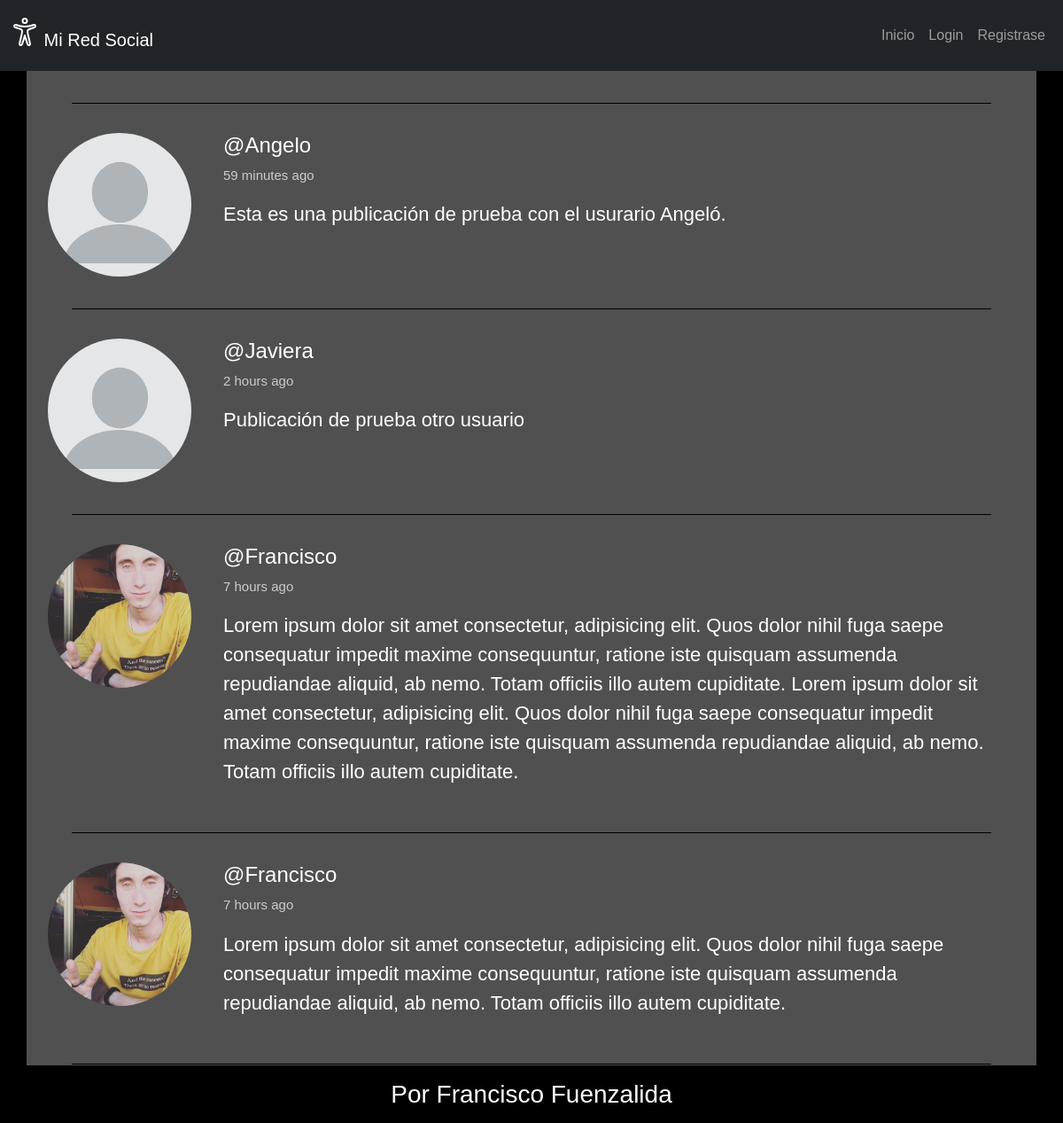
The page / on the database its author committed.
### appSocial/models.py (models this page shows, shortened)
class Post(models.Model):
    user = models.ForeignKey(User, on_delete=models.CASCADE, related_name='posts')
    timestamp = models.DateTimeField(default=timezone.now)
    content = models.TextField()
    class Meta:
        ordering = ['-timestamp']

class Profile(models.Model):
    user = models.OneToOneField(User, on_delete=models.CASCADE)
    image = models.ImageField(default='perfil_vacio.png')

### appSocial/views.py (the view)
# urls.py: path('', views.inicio, name='inicio'),
def inicio(request):
    posts = Post.objects.all()
    data = {
        'posts': posts
    }
    return render(request, 'inicio.html', data)

### appSocial/templates/inicio.html (shortened to what this page needs)
{% extends 'base.html' %}
{% load static %}
{% load humanize %}
{% block css %}
<link rel="stylesheet" href="{% static 'inicio.css' %}">
{% endblock css %}
{% block content %}
<div class="container pt-3 px-4">
    <div class="linea mb-3"></div>
    {% for p in posts %}
    <div class="row py-3">
        <div class="col-2">
            <img src="{{ p.user.profile.image.url }}" alt="foto-perfil">
        </div>
        <div class="col-10 px-4">
            <div class="row">
                <h4><a href="{% url 'perfil' p.user.username %}">@{{p.user.username}}</a></h4>
            </div>
            <div class="row">
                <p class="time">{{p.timestamp|naturaltime}}</p>
            </div>
            <div class="row">
                <p class="publicacion">{{p.content}}</p>
            </div>
        </div>
    </div>
    <div class="linea mb-3"></div>
    {% endfor %}
</div>
{% endblock content %}

### appSocial/templates/base.html (shortened to what this page needs)
<!DOCTYPE html>
<html lang="en">
{% load static %}
<head>
    <link href="https://cdn.jsdelivr.net/npm/bootstrap@5.1.3/dist/css/bootstrap.min.css" rel="stylesheet"
>
    <link rel="stylesheet" href="{% static 'base.css' %}">
    {% block css %}
    {% endblock css %}
</head>
<body>
    <nav class="navbar navbar-expand-lg navbar-dark bg-dark">
        <div class="container-fluid">
            <a class="navbar-brand" href="{% url 'inicio' %}"><ion-icon size="large" name="accessibility-outline"></ion-icon> Mi Red Social</a>
            <div class="collapse navbar-collapse" id="navbarSupportedContent">
                <ul class="navbar-nav ms-auto mb-2 mb-lg-0">
                    <li class="nav-item">
                        <a class="nav-link" aria-current="page" href="{% url 'inicio' %}">Inicio</a>
                    </li>
                    {% if request.user.is_authenticated %}
                    <li class="nav-item">
                        <a class="nav-link" href="{% url 'perfil' %}">Mi perfil</a>
                    </li>
                    <li class="nav-item">
                        <a class="nav-link" href="{% url 'logout' %}">Logout</a>
                    </li>
                    <li class="nav-item">
                        <a class="nav-link disabled">@{{request.user.username}}</a>
                    </li>
                    {% else %}
                    <li class="nav-item">
                        <a class="nav-link" href="{% url 'login' %}">Login</a>
                    </li>
                    <li class="nav-item">
                        <a class="nav-link" href="{% url 'registro' %}">Registrase</a>
                    </li>
                    {% endif %}
                </ul>
            </div>
        </div>
    </nav>
    {% block content %}
    {% endblock content %}
    <footer class="my-3">
        <h3>Por Francisco Fuenzalida</h3>
    </footer>
</body>
</html>

### appSocial/static/base.css (style rules this page uses)
body { color: white; background-color: black; font-family: 'Varela Round', Helvetica, Arial, serif; }
.navbar { height: 80px; }
footer { text-align: center; }

### appSocial/static/inicio.css (style rules this page uses)
.container { background-color: #505050; min-height: 900px; }
img { width: 100%; border-radius: 50%; }
.linea { border-top: 1px solid black; height: 2px; width: 95%; padding: 0; margin: 20px auto 0 auto; }
a { text-decoration: none; color: white; }
.time { font-size: 15px; opacity: .7; }
.publicacion { font-size: 22px; }

### rows shown on the page
Post: user.profile.image (picture), user.username "Angelo", timestamp "59 minutes ago", content "Esta es una publicación de prueba con el usurario Angeló."
Post: user.profile.image (picture), user.username "Javiera", timestamp "2 hours ago", content "Publicación de prueba otro usuario"
Post: user.profile.image (picture), user.username "Francisco", timestamp "7 hours ago", content "Lorem ipsum dolor sit amet consectetur, adipisicing elit. Quos dolor nihil fuga saepe consequatur impedit maxime consequuntur, ratione iste quisquam assumenda repudiandae aliquid, ab nemo. Totam officiis illo autem cupiditate. Lorem ipsum dolor sit amet consectetur, adipisicing elit. Quos dolor nihil fuga saepe consequatur impedit maxime consequuntur, ratione iste quisquam assumenda repudiandae aliquid, ab nemo. Totam officiis illo autem cupiditate."
Post: user.profile.image (picture), user.username "Francisco", timestamp "7 hours ago", content "Lorem ipsum dolor sit amet consectetur, adipisicing elit. Quos dolor nihil fuga saepe consequatur impedit maxime consequuntur, ratione iste quisquam assumenda repudiandae aliquid, ab nemo. Totam officiis illo autem cupiditate."
